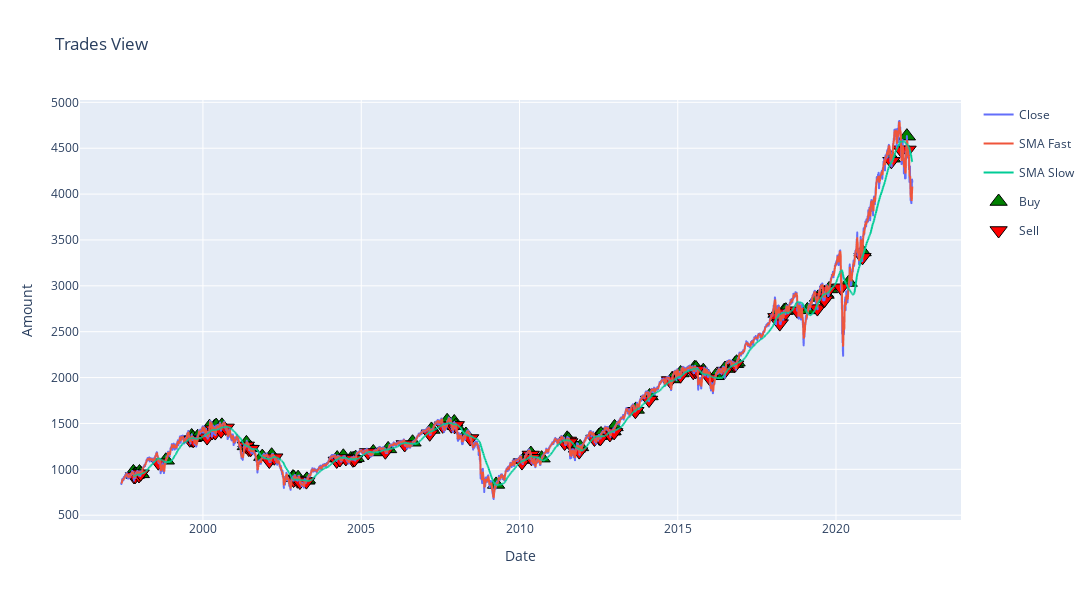

The notebook cell saved with this chart:
### Code cell
plot_trades(dmac_signals_df)
